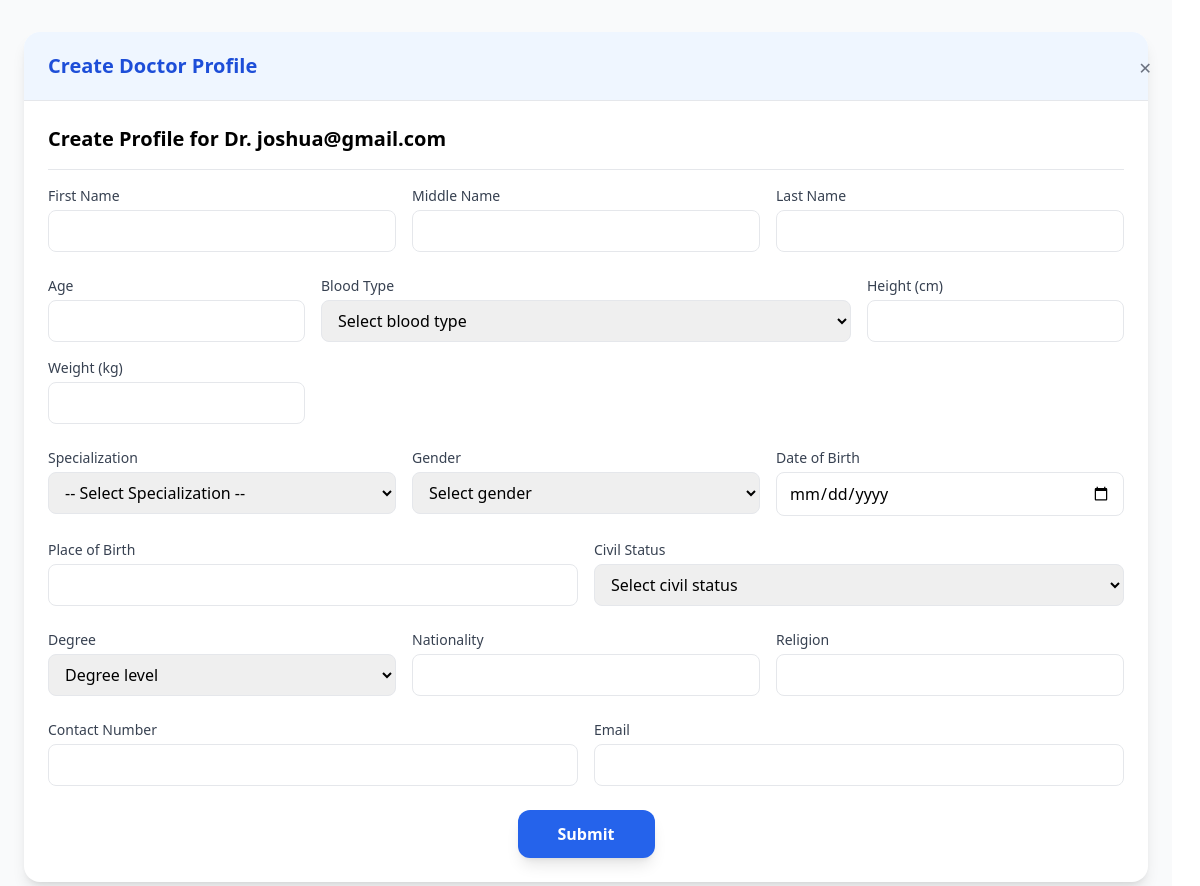
Page /create_doctor_profile/2 on the earlier database version.
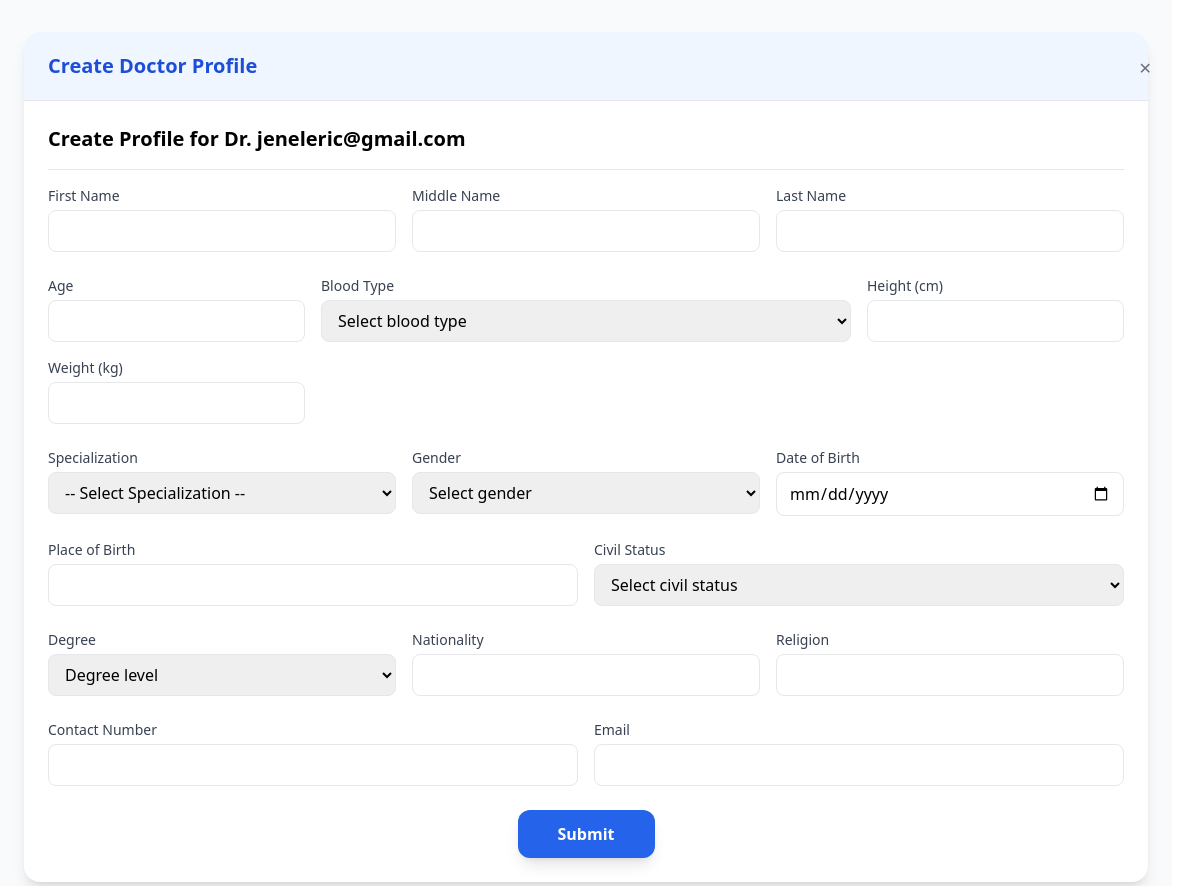
Same page on the later database version.
### app.py (models this page shows)
class Account(db.Model):
    __tablename__ = "account"
    account_id: Mapped[int] = mapped_column(Integer, primary_key=True, autoincrement=True)
    email: Mapped[str] = mapped_column(String(100), unique=True)
    password: Mapped[str] = mapped_column(String(100))
    role: Mapped[str] = mapped_column(String(20))
    patient = relationship("Patient", back_populates="account", uselist=False)
    doctor = relationship("Doctor", back_populates="account", uselist=False)

### app.py (the view, shortened to what this page needs)
@app.route('/create_doctor_profile/<int:account_id>', methods=['GET', 'POST'])
def create_doctor_profile(account_id):
    selected_account = Account.query.get_or_404(account_id)
    return render_template(
        'admin/create_doctor_profile.html',
        selected_account=selected_account
    )

### templates/admin/create_doctor_profile.html (shortened to what the changed rows need)
{% extends 'base/layout.html' %}
{% block content %}
<div class="min-h-screen bg-gray-50 px-6 py-8">
  <div class="flex flex-col lg:flex-row gap-6">
    <div class="w-full lg:w-full ">
      <div class="bg-white rounded-2xl shadow-lg overflow-hidden">
        <div class="px-6 py-6">
          {% if selected_account %}
          <h2 class="text-xl font-semibold mb-4">Create Profile for Dr. {{ selected_account.email }}</h2>
          <hr class="my-4 border-gray-200">
          {% endif %}
          <form method="POST" class="space-y-6">
            <div class="grid grid-cols-1 md:grid-cols-3 gap-4">
            </div>
            <div class="grid grid-cols-1 md:grid-cols-4 gap-4">
            </div>
            <div class="grid grid-cols-1 md:grid-cols-3 gap-4">
            </div>
            <div class="grid grid-cols-1 md:grid-cols-2 gap-4">
            </div>
            <div class="grid grid-cols-1 md:grid-cols-3 gap-4">
            </div>
            <div class="grid grid-cols-1 md:grid-cols-2 gap-4">
            </div>
            <div class="text-center mt-6">
            </div>
          </form>
        </div>
      </div>
    </div>
  </div>
</div>
{% endblock %}

Differences in the rows shown:
changed Account: email "joshua@gmail.com" → "jeneleric@gmail.com"
